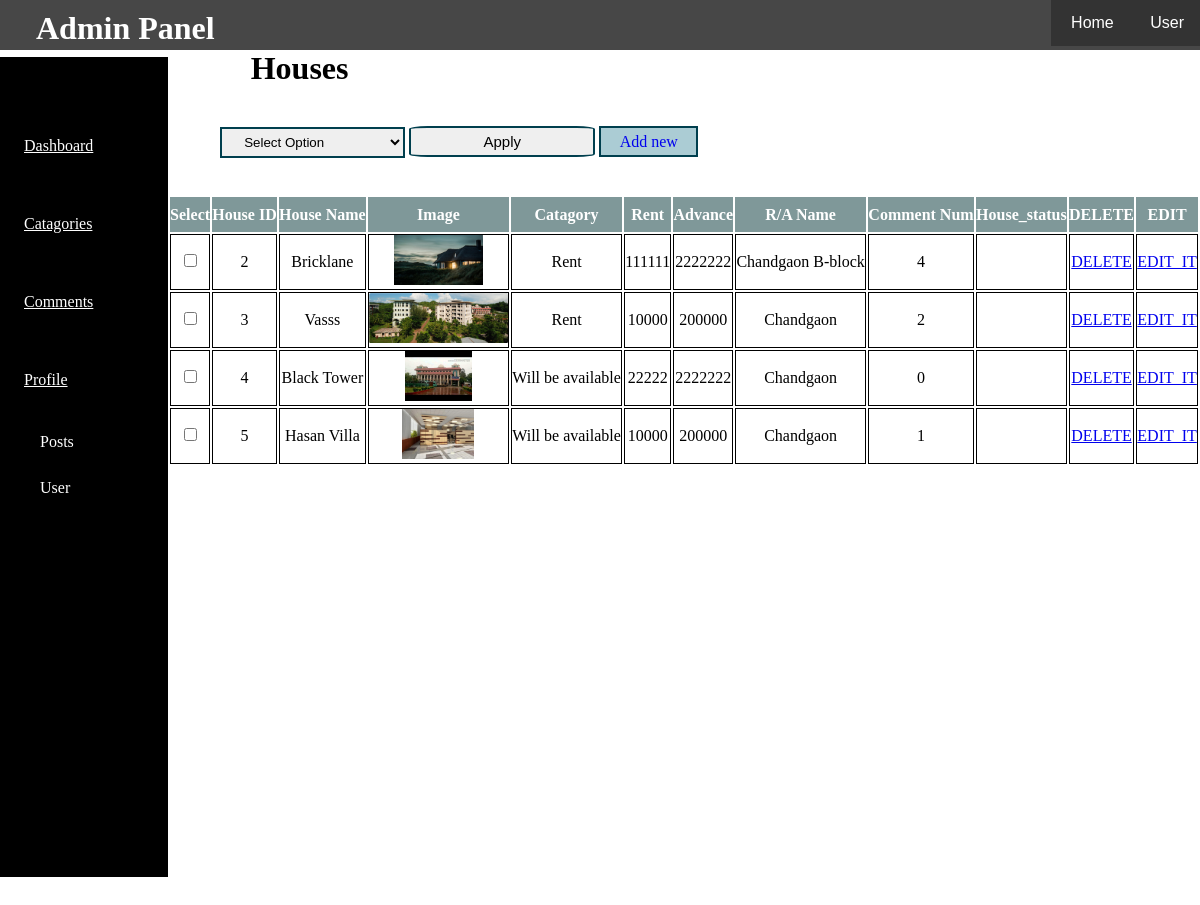
The app's page /includes/pagefiles/admin/posts.php (signed in) with its own data.
### tables this page shows
CREATE TABLE `house` (
  `house_id` int(11) NOT NULL,
  `house_cat_id` int(11) NOT NULL,
  `house_name` varchar(255) NOT NULL,
  `house_img` text NOT NULL,
  `house_rent` varchar(255) NOT NULL,
  `advance` varchar(255) NOT NULL,
  `date` date NOT NULL,
  `ra_name` varchar(255) NOT NULL,
  `house_tags` varchar(255) NOT NULL,
  `house_comment_count` int(11) NOT NULL
);

CREATE TABLE `catagories` (
  `cat_id` int(11) NOT NULL,
  `cat_title` varchar(255) NOT NULL
);

### includes/pagefiles/admin/adincludes/house_table.php (the view, shortened to what this page needs)
<div class='showTable'>
            <form action="" method="POST">
                  <div class="added_section">
                      <select name="bulk_option" id="selections">
                          <option value="">Select Option</option>
                      </select>
                      <input type="submit" name="submit" value="Apply" id="selections">
                      <a href="posts.php?source=add_houses" id="selections" class="select2">Add new</a>
                  </div>
                   <table>
                    <thead>
                        <th>Select</th>
                        <th>House ID</th>
                        <th>House Name</th>
                        <th>Image</th>
                        <th>Catagory</th>
                        <th>Rent</th>
                        <th>Advance</th>
                        <th>R/A Name</th>
                        <th>Comment Num</th>
                        <th>House_status</th>
                        <th>DELETE</th>
                        <th>EDIT</th>
                    </thead>
                    <tbody>
                       <tr>
                       <?php
                           $select_home       = "SELECT * FROM house";
                           $select_home_query = mysqli_query($connection,$select_home);
                           while($row = mysqli_fetch_assoc($select_home_query)){
                               $house_cat_id = $row['house_cat_id'];
                               $house_id = $row['house_id'];
                               $house_name = $row['house_name'];
                               $house_img = $row['house_img'];
                               $house_rent = $row['house_rent'];
                               $house_adv = $row['advance'];
                               $house_ra = $row['ra_name'];
                               $house_comment_count = $row['house_comment_count'];
                               $house_status = $row['house_status'];
                        $catSelect = "SELECT * FROM catagories WHERE cat_id ={$house_cat_id}";
                        $catSelectAction = mysqli_query($connection , $catSelect) ;
                        while($row = mysqli_fetch_assoc($catSelectAction)){
                            $house_cat_title = $row['cat_title'];
                        }
                               ?>
                        <td><input type="checkbox" name="checkBoxArray[]" value="<?php echo $house_id ?>"></td>
                       <?php
                        echo "<td>{$house_id}</td>
                        <td>{$house_name}</td>
                        <td><img src='../images/{$house_img}' style ='height: 50px'></td>
                        <td>{$house_cat_title}</td>
                        <td>{$house_rent}</td>
                        <td>{$house_adv}</td>
                        <td>{$house_ra}</td>
                        <td>{$house_comment_count}</td>
                        <td>{$house_status}</td>
                        <td><a href='posts.php?delete={$house_id}'>DELETE</a></td>
                        <td><a href='posts.php?source=edit_houses&h_id={$house_id}'>EDIT_IT</a></td>
                        </tr>
                        ";
                           }
                        ?>
                        </tbody>
                </table>
    </form>
                </div>

### includes/pagefiles/admin/adincludes/ad_header.php (shortened to what this page needs)
<!DOCTYPE html>
<html lang="en">
<head>
    <link rel="stylesheet" href="admin_design.css">
    <link href="https://unpkg.com/ionicons@4.2.4/dist/css/ionicons.min.css" rel="stylesheet">
</head>
<body>
    <div class="head">
        <div class="head-left">
            <a href="admin.php"><h1>Admin Panel</h1> </a>
        </div>
        <div class="head-right">
            <div class="navbar" id="nav">
                <a href="../../../index.php"><i class="icon ion-md-home"></i> Home</a>
                <div class="dropdown">
                    <button class="dropbtn"><i class="icon ion-md-person"></i>
                    User
                    </button>
                </div>
            </div>
        </div>
    </div>

### includes/pagefiles/admin/adincludes/left_menu.php (shortened to what this page needs)
<div class="middlePart">
		<div class="leftMenu">
			<ul>
        <li><a href="">Dashboard</a></li>
        <li><a href="catagories.php">Catagories</a></li>
        <li><a href="comments.php">Comments</a></li>
        <li><a href="userprofile.php">Profile</a></li>
        <div class="drop">
        <div class="dropdown">
            <button class="dropbtn">Posts
                    </button>
        </div>
        <div class="dropdown">
            <button class="dropbtn"><i class="fa fa-caret-down"></i>
                     User
                    </button>
        </div>
        </div>
</ul>
		</div>

### includes/pagefiles/admin/posts.php (shortened to what this page needs)
<?php  include "adincludes/ad_header.php"; ?>
<?php  include "adincludes/left_menu.php"; ?>
    <div class="main-content">
        <div class="topmain">
            <h1>
                Houses
            </h1>
        </div>
<?php
if(isset($_GET['source'])){
    $source = $_GET['source'];
}
else{
    $source ='';
}
switch($source)
{
default;
include "adincludes/house_table.php";
break;
}
?>
        </div>

### includes/pagefiles/admin/admin_design.css (style rules this page uses)
* { margin: 0; padding: 0; }
body { height: 200vh; }
.head { height: 50px; background-color: rgba(0, 0, 0, 0.72); }
.head-left { float: left; color: white; margin: 10px 3%; }
.head-right { float: right; height: 100%; }
.head-right * { display: inline-block; }
.navbar { overflow: hidden; background-color: #333; font-family: Arial, Helvetica, sans-serif; }
.navbar a { float: left; font-size: 16px; color: white; text-align: center; padding: 14px 16px; text-decoration: none; }
.dropdown { float: left; overflow: hidden; }
.dropdown .dropbtn { font-size: 16px; border: none; outline: none; color: white; padding: 14px 16px; background-color: inherit; font-family: inherit; margin: 0; }

### includes/pagefiles/admin/adincludes/ad_header.php (style rules this page uses)
.head-left a { text-decoration: none; color: white; }

### includes/pagefiles/admin/adincludes/left_menu.php (style rules this page uses)
.middlePart { height: 90vh; }
.leftMenu { float: left; background-color: black; overflow: hidden; clear: both; padding: 50px 2%; width: 10%; height: 100%; }
.leftMenu li { padding: 30px 0; }
li a { color: white; }

### includes/pagefiles/admin/posts.php (style rules this page uses)
input[type=submit] { margin: 2% 0; width: 30%; height: 35spx; font-size: 15px; border: 4px solid rgba(0, 41, 54, 0.59); border-radius: 10%; }
table { width: 100%; }
th { background-color: rgba(4, 54, 56, 0.51); height: 35px; color: white; }
td { border: 1px solid black; background-color: white; height: 30px; text-align: center; }
.showTable { width: auto; margin: 0 0%; overflow: hidden; }

### includes/pagefiles/admin/adincludes/house_table.php (style rules this page uses)
.added_section { margin: 20px 5%; }
#selections { width: 20%; border: 2px solid #003f4e; padding: 5px 2%; }
.select2 { background-color: #abccd4; text-decoration: none; }

### records on screen
house: house_id "2", house_name "Bricklane", house_img (picture), catagories.cat_title "Rent", house_rent "111111", advance "2222222", ra_name "Chandgaon B-block", house_comment_count "4"
house: house_id "3", house_name "Vasss", house_img (picture), catagories.cat_title "Rent", house_rent "10000", advance "200000", ra_name "Chandgaon", house_comment_count "2"
house: house_id "4", house_name "Black Tower", house_img (picture), catagories.cat_title "Will be available", house_rent "22222", advance "2222222", ra_name "Chandgaon", house_comment_count "0"
house: house_id "5", house_name "Hasan Villa", house_img (picture), catagories.cat_title "Will be available", house_rent "10000", advance "200000", ra_name "Chandgaon", house_comment_count "1"
